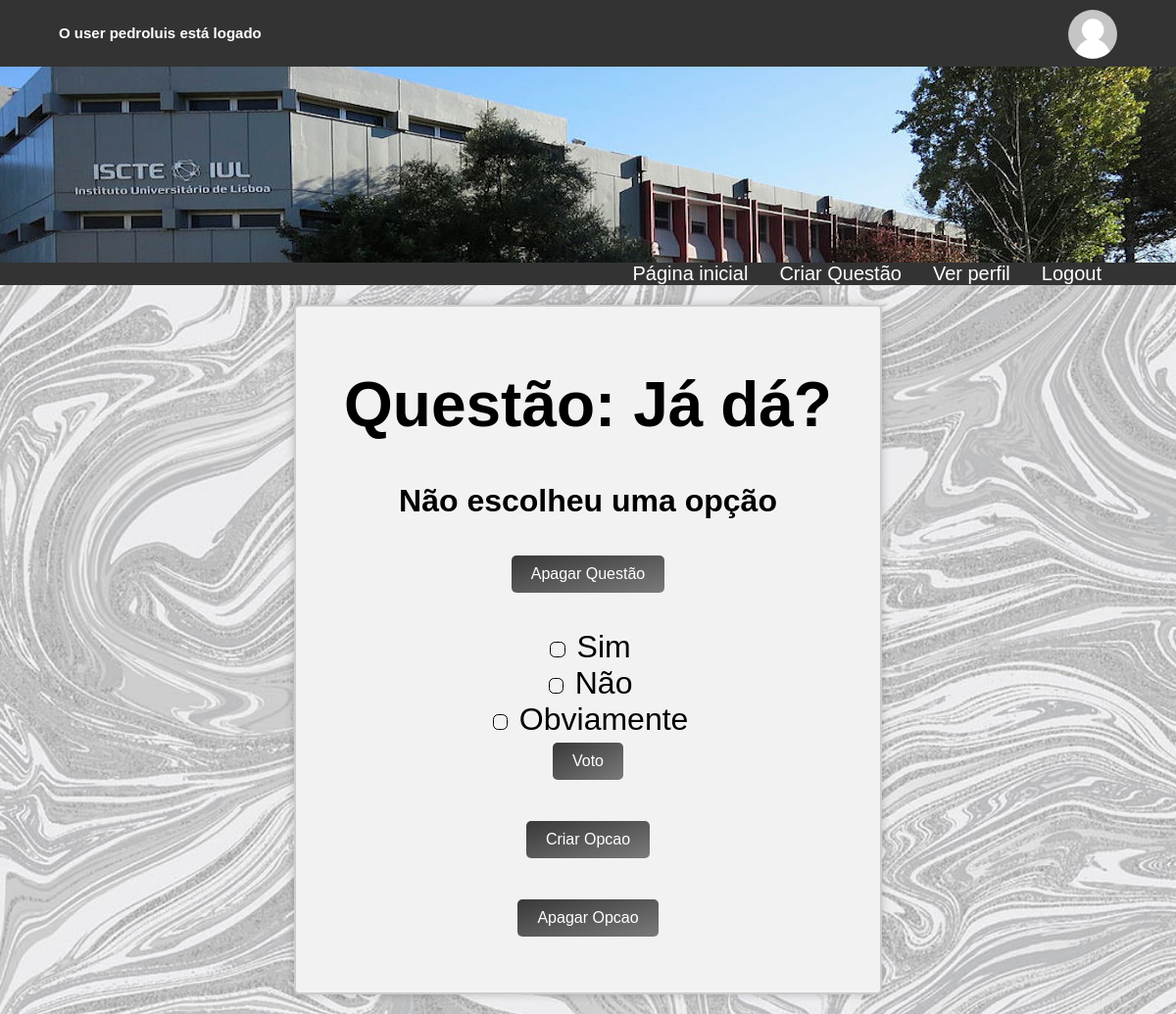
The page /votacao/3/voto (signed in) on the database its author committed.
### votacao/models.py (models this page shows)
class Questao(models.Model):
    questao_texto = models.CharField(max_length=200)
    pub_data = models.DateTimeField('data de publicacao')

class Opcao(models.Model):
    questao = models.ForeignKey(Questao, on_delete=models.CASCADE)
    opcao_texto = models.CharField(max_length=200)
    votos = models.IntegerField(default=0)

### votacao/views.py (the view, shortened to what this page needs)
# urls.py: path('<int:questao_id>/voto', views.voto, name='voto'),
@login_required(login_url='/votacao/fazlogin')
def voto(request, questao_id):
    questao = get_object_or_404(Questao, pk=questao_id)
    try:
        opcao_selecionada = questao.opcao_set.get(pk=request.POST['opcao'])
    except (KeyError, Opcao.DoesNotExist):
        return render(request, 'votacao/detalhe.html',
                      {'questao': questao,
                       'error_message': "Não escolheu uma opção",
                       })
    return HttpResponseRedirect(reverse('votacao:resultados', args=(questao_id,)))

### votacao/templates/votacao/detalhe.html (shortened to what this page needs)
{% extends './index.html' %}
{% block conteudoprincipal %}
    <div class="login-container">
        <h1>Questão: {{ questao.questao_texto }}</h1>
        {% if error_message %}
            <p><strong>{{ error_message }}</strong></p>
        {% endif %}
        {% if request.user.is_superuser %}
            <form action="{% url 'votacao:apagarquestao' questao.id %}">
                 <input class="submit" type="submit" formaction="{% url 'votacao:apagarquestao' questao.id %}" value="Apagar Questão">
            </form>
        {% endif %}
        <br>
        {% if questao.opcao_set %}
            <form action="{% url 'votacao:voto' questao.id %}"
                  method="post">
                <div class="radio-container">
                    {% for opcao in questao.opcao_set.all %}
                        <input type="radio" name="opcao"
                               id="opcao{{ forloop.counter }}"
                               value="{{ opcao.id }}" />
                        <label for="opcao{{ forloop.counter }}">
                            {{ opcao.opcao_texto }}
                        </label>
                        <br>
                    {% endfor %}
                </div>
                {% if request.user.is_authenticated %}
                    <input class="submit" type="submit" value="Voto" />
                {% endif %}
                {% if request.user.is_superuser %}
                    <br>
                    <br>
                    <input class="submit" type="submit" formaction="{% url 'votacao:criaropcao' questao.id %}" value="Criar Opcao"></input>
                    <br>
                    <br>
                    <input class="submit" type="submit" formaction="{% url 'votacao:apagaropcao' questao.id %}" value="Apagar Opcao">
                {% endif %}
            </form>
        {% endif %}
        <br>
    </div>
{% endblock %}

### votacao/templates/votacao/index.html (shortened to what this page needs)
<!DOCTYPE html>
<html lang="en" xmlns="http://www.w3.org/1999/html">
<head>
    {% load static %}
    <link rel="stylesheet" type="text/css" href="{% static 'votacao/css/style.css' %}?{% now "U" %}">
</head>
<body>
<header>
    <div class="container">
        <div style="height: 50px">
            <div id="sessioninfo">
                {% if request.user.is_authenticated %}
                    <h2>O user <span id="user-click-img">{{ request.user.username }}</span> está logado</h2>
                {% else %}
                    <h2>Não está logado...</h2>
                {% endif %}
            </div>
            <div id="header_profileimage">
                {% if request.session.profile_pic_url %}
                    <img style="width: 50px; height: 50px" class="profileimg"
                         src="{{ request.session.profile_pic_url }}" alt="Profile Image">
                {% else %}
                    <img style="width: 50px; height: 50px" class="profileimg" src="../../static/media/default.png">
                {% endif %}
            </div>
        </div>
    </div>
    <div id="banner"></div>
</header>
<div class="container_background">
    <div class="container">
        <nav class="mainnav">
             {% if request.user.is_authenticated %}
                <ul>
                    {% if request.user.aluno %}
                        <li class="main_nav_li"><a href="{% url 'votacao:fazlogout' %}">Logout</a></li>
                        <li class="main_nav_li"><a href="{% url 'votacao:verperfil' %}">Ver perfil</a></li>
                        <li class="main_nav_li"><a href="{% url 'votacao:index' %}">Página inicial</a></li>
                    {% else %}
                        <li class="main_nav_li"><a href="{% url 'votacao:fazlogout' %}">Logout</a></li>
                        {% if request.user.is_superuser %}
                            <li class="main_nav_li"><a href="{% url 'votacao:verperfil' %}">Ver perfil</a></li>
                            <li class="main_nav_li"><a href="{% url 'votacao:criarquestao' %}">Criar Questão</a></li>
                        {% endif %}
                        <li class="main_nav_li"><a href="{% url 'votacao:index' %}">Página inicial</a></li>
                    {% endif %}
                </ul>
             {% endif %}
        </nav>
    </div>
</div>
{% block conteudoprincipal %}{% endblock %}
</body>
</html>

### votacao/static/votacao/css/style.css (style rules this page uses)
* { box-sizing: border-box; }
body { font-family: sans-serif; font-size: 2em; margin: 0; background-image: url("../images/grey.jpg"); background-size: 100% 100%; background-size: cover }
.container { width: 90%; margin: 0 auto; overflow: auto; position: relative; }
.container_background { margin: 0 0; background-color: #333; }
.submit { background: linear-gradient(to bottom right, #383838, rgba(20, 20, 20, 0.54)); color: white; padding: 10px 20px; border: none; border-radius: 5px; font-size: 16px; cursor: pointer; }
#banner { background-image: url("../images/iscte.jpg"); background-size: 100% 100%; height: 200px; width: 100%; }
header { background-color: #333; padding: 0px; font-weight: bold; }
#sessioninfo { margin: 0; position: absolute; top: 50%; transform: translateY(-50%); float: left; background-color: #333; color: white; overflow: auto; font-size: 10px }
#header_profileimage { padding-top: 10px; float: right; }
.mainnav { background-color: #333; overflow: auto; font-size: 20px; }
ul { list-style-type: none; margin: 0; padding: 0 }
.main_nav_li { float: right }
.main_nav_li a, .main_nav_li p { display: block; color: white; text-align: center; padding: 0px 16px; text-decoration: none; }
.profileimg { width: 200px; height: 200px; border-radius: 50%; object-fit: cover; object-position: center; }
.login-container { border: 2px solid #ccc; background-color: #f2f2f2; padding: 20px; border-radius: 5px; box-shadow: 0 0 10px rgba(0, 0, 0, 0.2); margin: 20px auto; width: 50%; text-align: center; }
.radio-container { justify-content: center; align-items: center; }
.radio-container input { border: 1px solid #000000; padding: 0.5em; -webkit-appearance: none; border-radius: 0.40em; }

### rows shown on the page
Questao: questao_texto "Já dá?", id "Apagar Questão", id "Criar Opcao", id "Apagar Opcao"
Opcao: opcao_texto "Sim"
Opcao: opcao_texto "Não"
Opcao: opcao_texto "Obviamente"

### other values the page prints
{{ request.user.username }} "pedroluis"
{{ error_message }} "Não escolheu uma opção"
